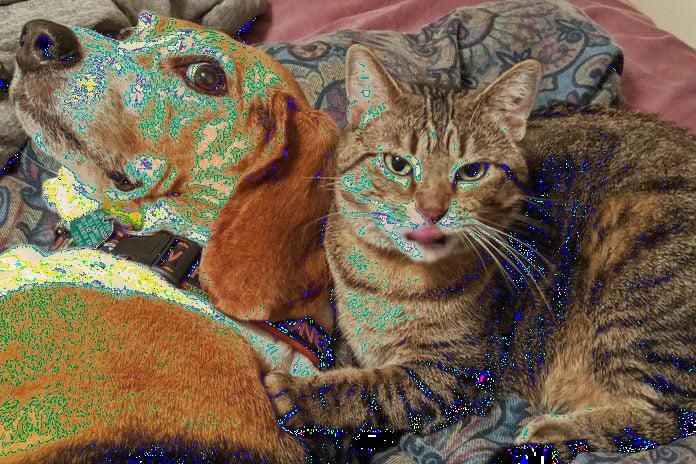
#> input picture decrypted.jpg, 696 x 464 px
$ python Task02_photo_encyption_tool.py
#> lines starting #> are read from the running program, lines starting #| are printed output that depends on the picture
#> the answer given: 1
#> the answer given: decrypted.jpg
#> the answer given: out.png
#> the answer given: 3
from PIL import Image

def encrypt_image(input_image, output_image, key):
#> called with input_image = 'decrypted.jpg', output_image = 'out.png', key = 3
    img = Image.open(input_image)
#> img is the input picture: PIL image 696x464 RGB; mean R, G, B 116.7, 97.7, 75.9
    pixels = img.load()

    width, height = img.size
#> width = 696; height = 464

    for x in range(width):
        for y in range(height):
            r, g, b = pixels[x, y][:3]

            r = (r + key) % 256
            g = (g + key) % 256
            b = (b + key) % 256

            pixels[x, y] = (r, g, b)

    img.save(output_image)
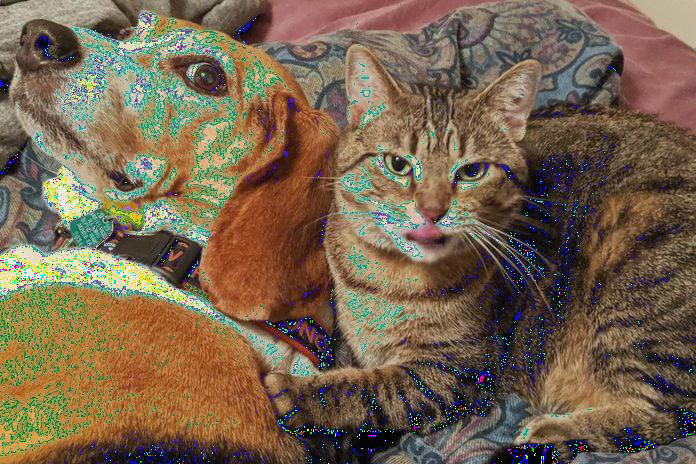
#> saved as out.png: PIL image 696x464 RGB; mean R, G, B 119.2, 100.4, 78.6
    print(f"Encrypted image saved as {output_image}")


def decrypt_image(input_image, output_image, key):
    img = Image.open(input_image)
    pixels = img.load()

    width, height = img.size

    for x in range(width):
        for y in range(height):
            r, g, b = pixels[x, y][:3]

            r = (r - key) % 256
            g = (g - key) % 256
            b = (b - key) % 256

            pixels[x, y] = (r, g, b)

    img.save(output_image)
    print(f"Decrypted image saved as {output_image}")


def main():
    print("Image Encryption Tool")
    print("1. Encrypt Image")
    print("2. Decrypt Image")

    choice = input("Enter choice (1/2): ")

    image_path = input("Enter image path: ")
    output_path = input("Enter output image path: ")
    key = int(input("Enter secret key (0-255): "))

    if choice == "1":
        encrypt_image(image_path, output_path, key)
    elif choice == "2":
        decrypt_image(image_path, output_path, key)
    else:
        print("Invalid choice")


if __name__ == "__main__":
    main()
